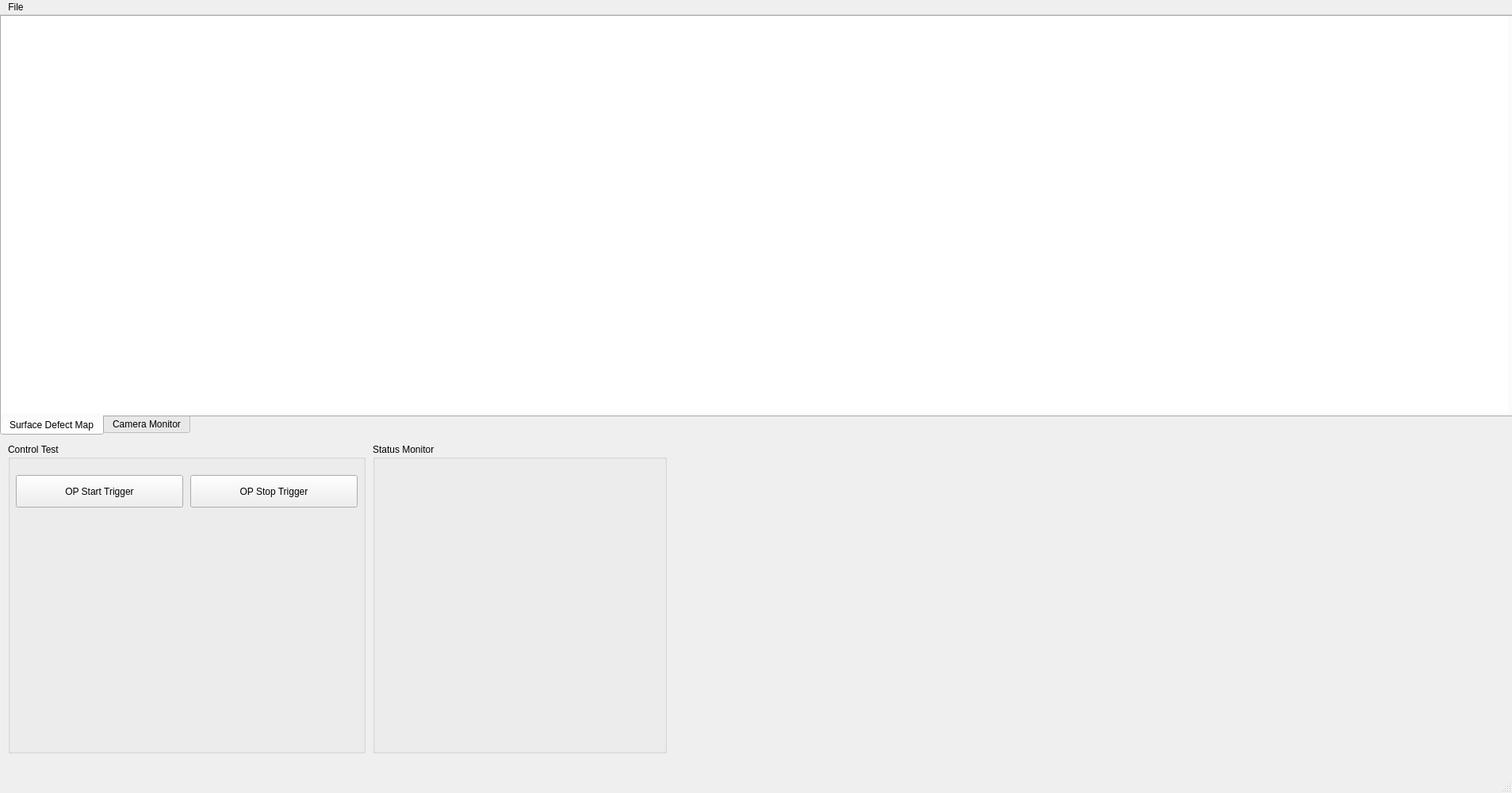
<?xml version="1.0" encoding="UTF-8"?>
<ui version="4.0">
 <class>MainWindow</class>
 <widget class="QMainWindow" name="MainWindow">
  <property name="geometry">
   <rect>
    <x>0</x>
    <y>0</y>
    <width>1907</width>
    <height>1000</height>
   </rect>
  </property>
  <property name="windowTitle">
   <string/>
  </property>
  <property name="windowIcon">
   <iconset theme="document-save-as">
    <normaloff>.</normaloff>.</iconset>
  </property>
  <property name="toolTip">
   <string>&lt;html&gt;&lt;head/&gt;&lt;body&gt;&lt;p&gt;Save as...&lt;/p&gt;&lt;/body&gt;&lt;/html&gt;</string>
  </property>
  <property name="styleSheet">
   <string notr="true"/>
  </property>
  <widget class="QWidget" name="centralwidget">
   <widget class="QTabWidget" name="tabWidget">
    <property name="geometry">
     <rect>
      <x>0</x>
      <y>0</y>
      <width>1927</width>
      <height>530</height>
     </rect>
    </property>
    <property name="styleSheet">
     <string notr="true"/>
    </property>
    <property name="tabPosition">
     <enum>QTabWidget::South</enum>
    </property>
    <property name="tabShape">
     <enum>QTabWidget::Rounded</enum>
    </property>
    <property name="currentIndex">
     <number>0</number>
    </property>
    <widget class="QWidget" name="tab_defect_map">
     <attribute name="title">
      <string>Surface Defect Map</string>
     </attribute>
     <widget class="QFrame" name="frame_defect_view">
      <property name="geometry">
       <rect>
        <x>0</x>
        <y>0</y>
        <width>1900</width>
        <height>500</height>
       </rect>
      </property>
      <property name="autoFillBackground">
       <bool>false</bool>
      </property>
      <property name="styleSheet">
       <string notr="true">background-color: rgb(255,255,255);</string>
      </property>
      <property name="frameShape">
       <enum>QFrame::NoFrame</enum>
      </property>
      <property name="frameShadow">
       <enum>QFrame::Plain</enum>
      </property>
      <property name="lineWidth">
       <number>1</number>
      </property>
     </widget>
    </widget>
    <widget class="QWidget" name="tab_camera">
     <attribute name="title">
      <string>Camera Monitor</string>
     </attribute>
     <widget class="QLabel" name="window_camera_1">
      <property name="geometry">
       <rect>
        <x>0</x>
        <y>0</y>
        <width>384</width>
        <height>240</height>
       </rect>
      </property>
      <property name="styleSheet">
       <string notr="true">background-color: rgb(0, 0, 0);</string>
      </property>
      <property name="text">
       <string>Camera #1</string>
      </property>
      <property name="alignment">
       <set>Qt::AlignCenter</set>
      </property>
     </widget>
     <widget class="QLabel" name="window_camera_2">
      <property name="geometry">
       <rect>
        <x>384</x>
        <y>0</y>
        <width>384</width>
        <height>240</height>
       </rect>
      </property>
      <property name="styleSheet">
       <string notr="true">background-color: rgb(0, 0, 0);</string>
      </property>
      <property name="text">
       <string>Camera #1</string>
      </property>
      <property name="alignment">
       <set>Qt::AlignCenter</set>
      </property>
     </widget>
     <widget class="QLabel" name="window_camera_3">
      <property name="geometry">
       <rect>
        <x>768</x>
        <y>0</y>
        <width>384</width>
        <height>240</height>
       </rect>
      </property>
      <property name="styleSheet">
       <string notr="true">background-color: rgb(0, 0, 0);</string>
      </property>
      <property name="text">
       <string>Camera #1</string>
      </property>
      <property name="alignment">
       <set>Qt::AlignCenter</set>
      </property>
     </widget>
     <widget class="QLabel" name="window_camera_4">
      <property name="geometry">
       <rect>
        <x>1152</x>
        <y>0</y>
        <width>384</width>
        <height>240</height>
       </rect>
      </property>
      <property name="styleSheet">
       <string notr="true">background-color: rgb(0, 0, 0);</string>
      </property>
      <property name="text">
       <string>Camera #1</string>
      </property>
      <property name="alignment">
       <set>Qt::AlignCenter</set>
      </property>
     </widget>
     <widget class="QLabel" name="window_camera_5">
      <property name="geometry">
       <rect>
        <x>1536</x>
        <y>0</y>
        <width>384</width>
        <height>240</height>
       </rect>
      </property>
      <property name="styleSheet">
       <string notr="true">background-color: rgb(0, 0, 0);</string>
      </property>
      <property name="text">
       <string>Camera #1</string>
      </property>
      <property name="alignment">
       <set>Qt::AlignCenter</set>
      </property>
     </widget>
     <widget class="QLabel" name="window_camera_6">
      <property name="geometry">
       <rect>
        <x>0</x>
        <y>240</y>
        <width>384</width>
        <height>240</height>
       </rect>
      </property>
      <property name="styleSheet">
       <string notr="true">background-color: rgb(0, 0, 0);</string>
      </property>
      <property name="text">
       <string>Camera #1</string>
      </property>
      <property name="alignment">
       <set>Qt::AlignCenter</set>
      </property>
     </widget>
     <widget class="QLabel" name="window_camera_7">
      <property name="geometry">
       <rect>
        <x>384</x>
        <y>240</y>
        <width>384</width>
        <height>240</height>
       </rect>
      </property>
      <property name="styleSheet">
       <string notr="true">background-color: rgb(0, 0, 0);</string>
      </property>
      <property name="text">
       <string>Camera #1</string>
      </property>
      <property name="alignment">
       <set>Qt::AlignCenter</set>
      </property>
     </widget>
     <widget class="QLabel" name="window_camera_8">
      <property name="geometry">
       <rect>
        <x>768</x>
        <y>240</y>
        <width>384</width>
        <height>240</height>
       </rect>
      </property>
      <property name="styleSheet">
       <string notr="true">background-color: rgb(0, 0, 0);</string>
      </property>
      <property name="text">
       <string>Camera #1</string>
      </property>
      <property name="alignment">
       <set>Qt::AlignCenter</set>
      </property>
     </widget>
     <widget class="QLabel" name="window_camera_9">
      <property name="geometry">
       <rect>
        <x>1152</x>
        <y>240</y>
        <width>384</width>
        <height>240</height>
       </rect>
      </property>
      <property name="styleSheet">
       <string notr="true">background-color: rgb(0, 0, 0);</string>
      </property>
      <property name="text">
       <string>Camera #1</string>
      </property>
      <property name="alignment">
       <set>Qt::AlignCenter</set>
      </property>
     </widget>
     <widget class="QLabel" name="window_camera_10">
      <property name="geometry">
       <rect>
        <x>1536</x>
        <y>240</y>
        <width>384</width>
        <height>240</height>
       </rect>
      </property>
      <property name="styleSheet">
       <string notr="true">background-color: rgb(0, 0, 0);</string>
      </property>
      <property name="text">
       <string>Camera #1</string>
      </property>
      <property name="alignment">
       <set>Qt::AlignCenter</set>
      </property>
     </widget>
    </widget>
   </widget>
   <widget class="QGroupBox" name="groupBox">
    <property name="geometry">
     <rect>
      <x>10</x>
      <y>540</y>
      <width>451</width>
      <height>391</height>
     </rect>
    </property>
    <property name="title">
     <string>Control Test</string>
    </property>
    <widget class="QPushButton" name="btn_op_trigger_on">
     <property name="geometry">
      <rect>
       <x>10</x>
       <y>40</y>
       <width>211</width>
       <height>41</height>
      </rect>
     </property>
     <property name="text">
      <string>OP Start Trigger</string>
     </property>
    </widget>
    <widget class="QPushButton" name="btn_op_trigger_off">
     <property name="geometry">
      <rect>
       <x>230</x>
       <y>40</y>
       <width>211</width>
       <height>41</height>
      </rect>
     </property>
     <property name="text">
      <string>OP Stop Trigger</string>
     </property>
    </widget>
   </widget>
   <widget class="QGroupBox" name="groupBox_2">
    <property name="geometry">
     <rect>
      <x>470</x>
      <y>540</y>
      <width>371</width>
      <height>391</height>
     </rect>
    </property>
    <property name="title">
     <string>Status Monitor</string>
    </property>
   </widget>
  </widget>
  <widget class="QMenuBar" name="menubar">
   <property name="geometry">
    <rect>
     <x>0</x>
     <y>0</y>
     <width>1907</width>
     <height>24</height>
    </rect>
   </property>
   <widget class="QMenu" name="menuControl">
    <property name="title">
     <string>File</string>
    </property>
    <addaction name="actionExit"/>
   </widget>
   <addaction name="menuControl"/>
  </widget>
  <widget class="QStatusBar" name="statusbar"/>
  <action name="actionExit">
   <property name="text">
    <string>Exit</string>
   </property>
  </action>
 </widget>
 <resources/>
 <connections/>
</ui>
